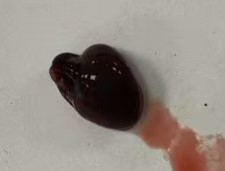
#> input picture 短学期/血涂片/20260711组织切片/器官/心.jpg, 225 x 171 px
$ python test_organ_crop.py
#> lines starting #> are read from the running program, lines starting #| are printed output that depends on the picture; after the words box and inside, x2 and y2 are one past the last pixel; in counts of white or black regions, pixels touching at a corner belong together
import os
import cv2
import numpy as np

def crop_organ(img_path, output_path):
#> called with img_path = '短学期/血涂片/20260711组织切片/器官/心.jpg'
    img = cv2.imdecode(np.fromfile(img_path, dtype=np.uint8), cv2.IMREAD_COLOR)
#> img is the input picture: shape (171, 225, 3); mean B, G, R 131.4, 138.8, 147.2
    if img is None:
        print(f"Error: 无法读取 {img_path}")
        return False

    h, w, c = img.shape
#> h = 171; w = 225; c = 3
    gray = cv2.cvtColor(img, cv2.COLOR_BGR2GRAY)
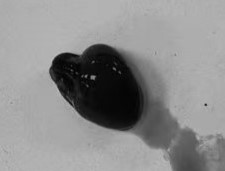
#> gray: shape (171, 225); min 2, max 192, mean 140.4

    print(f"Image shape: {img.shape}")
#| Image shape: (171, 225, 3)
    # 逆阈值分割：背景白色非常亮(>200)，器官和血迹较暗(<180)
    # 我们认为小于 180 的地方是前景
    _, thresh = cv2.threshold(gray, 180, 255, cv2.THRESH_BINARY_INV)
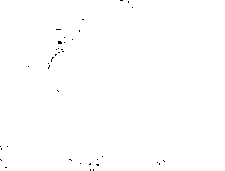
#> thresh: shape (171, 225); 99.8% white; black in thin lines or dots, all inside (x1, y1, x2, y2) = (0, 0, 165, 171)

    # 寻找轮廓
    contours, _ = cv2.findContours(thresh, cv2.RETR_EXTERNAL, cv2.CHAIN_APPROX_SIMPLE)
#> contours = 1 contour; box (x1, y1, x2, y2) and area: (0, 0, 225, 171) 38069
    print(f"Total contours found: {len(contours)}")
#| Total contours found: 1
    if not contours:
        print("未找到任何器官轮廓")
        return False

    # 筛选靠中心最近且面积较大的轮廓
    img_center = np.array([w / 2, h / 2])
#> img_center = [112.5, 85.5]
    best_contour = None
    min_dist = float('inf')

    for con in contours:
        area = cv2.contourArea(con)
        if area < 100: # 稍微降低噪声过滤门槛
            continue

        # 计算轮廓中心
        M = cv2.moments(con)
        if M["m00"] == 0:
            cx, cy = w/2, h/2
        else:
            cx = int(M["m10"] / M["m00"])
            cy = int(M["m01"] / M["m00"])

        dist = np.linalg.norm(np.array([cx, cy]) - img_center)
        # 我们希望是面积比较大的或者是中心的
        if dist < min_dist:
            min_dist = dist
            best_contour = con
#> this loop made 1 pass
#> (area, cx, cy, dist, min_dist) on pass 1: (38069, 112, 84, 1.58, 1.58)
#> after the loop, best_contour = contour of 24 points, box (x1, y1, x2, y2) (0, 0, 225, 171), area 38069; min_dist = 1.58

    if best_contour is None:
        best_contour = max(contours, key=cv2.contourArea)

    x, y, gw, gh = cv2.boundingRect(best_contour)
#> x = 0; y = 0; gw = 225; gh = 171
    print(f"Best contour bounding box: x={x}, y={y}, w={gw}, h={gh}, area={cv2.contourArea(best_contour)}")
#| Best contour bounding box: x=0, y=0, w=225, h=171, area=38069.0

    # 转换为正方形裁剪区域并添加 50% 的 padding
    cx, cy = x + gw/2, y + gh/2
#> cx = 112.5; cy = 85.5
    side = max(gw, gh) * 1.5  # 1.5倍长边
#> side = 337.5

    # 裁剪边界
    x1 = max(0, int(cx - side/2))
#> x1 = 0
    y1 = max(0, int(cy - side/2))
#> y1 = 0
    x2 = min(w, int(cx + side/2))
#> x2 = 225
    y2 = min(h, int(cy + side/2))
#> y2 = 171

    print(f"Crop box: x1={x1}, y1={y1}, x2={x2}, y2={y2}")
#| Crop box: x1=0, y1=0, x2=225, y2=171

    # 为了保持纯正方形，我们可以进行切片
    cropped = img[y1:y2, x1:x2]

    # 写入
    _, encoded = cv2.imencode('.jpg', cropped)
#> encoded = 8051 values, max 255 at index 0, min 0 at index 4, mean 140.3
    encoded.tofile(output_path)
    print(f"成功保存裁剪器官到: {output_path}")
    return True

if __name__ == "__main__":
    current_dir = os.path.dirname(os.path.abspath(__file__))
    img_in = os.path.join(current_dir, "心.jpg")
    img_out = os.path.join(current_dir, "test_cropped_heart.jpg")
    crop_organ(img_in, img_out)
